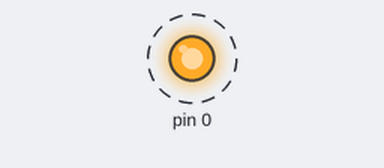
The sketch below on a simulated Arduino Uno, built with avr-gcc and run on an emulated ATmega328P. Shown: output pins drawn as LEDs (lit = HIGH). Dashed ring = blinking.

Above: at 0.2 s.
Timing chart, 0 to 3.0 s (numbered marks = the images above):
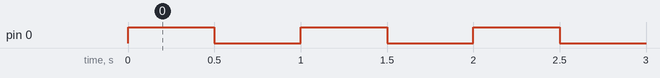

Measured:
- by itself, pin 0: alternates HIGH for 0.50 s and LOW for 0.50 s

The sketch:

zad1.ino
```cpp
#include <avr/io.h>
#include <stdlib.h>
#include <string.h>
#include <util/delay.h>

#ifndef _BV
#define _BV(bit)        (1<<(bit))
#endif
#ifndef sbi
#define sbi(reg,bit)    reg |= (_BV(bit))
#endif
#ifndef cbi
#define cbi(reg,bit)    reg &= ~(_BV(bit))
#endif
#ifndef tbi
#define tbi(reg,bit)    reg ^= (_BV(bit))
#endif

int main(){
  sbi(DDRD, PD0);

  while(1) {
    tbi(PORTD, PD0);
    _delay_ms(500);
  }
}
```
